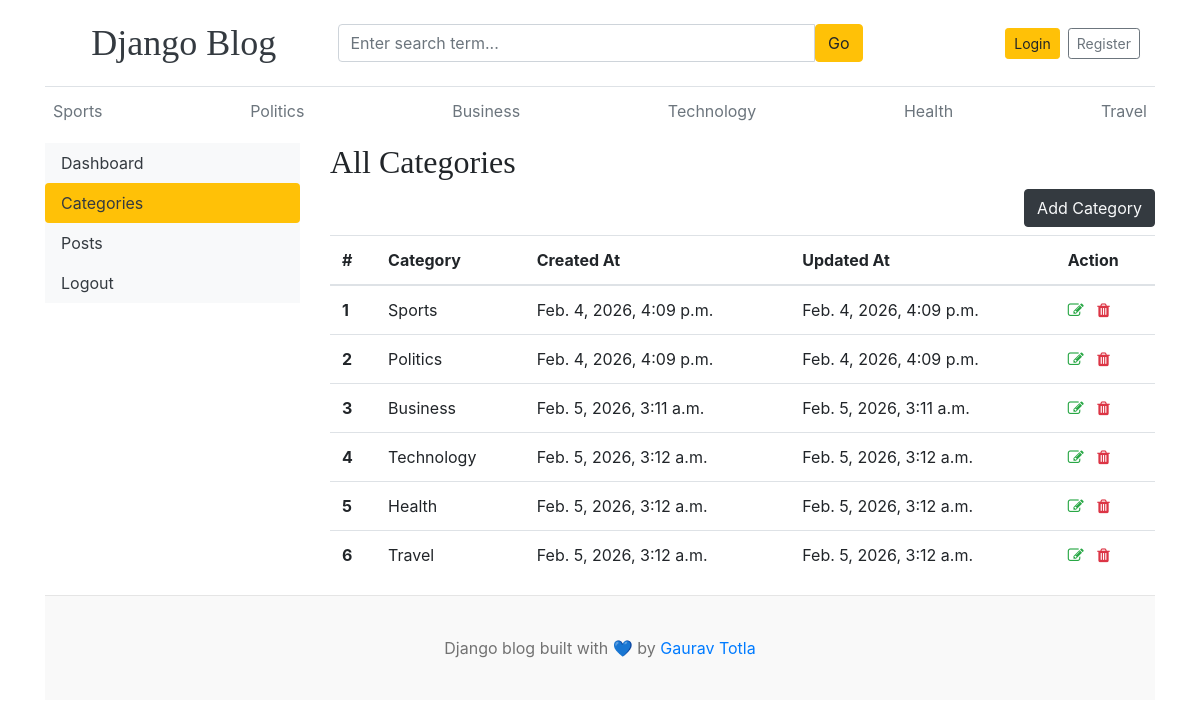
/dashboard/categories/, run on the app's committed database.
### blogs/models.py (models this page shows)
class Category(models.Model):
    category_name = models.CharField(max_length=50, unique=True)
    created_at = models.DateTimeField(auto_now_add=True)
    updated_at = models.DateTimeField(auto_now=True)
    class Meta:
        verbose_name_plural = 'categories'
    def __str__(self):
        return self.category_name

### dashboards/views.py (the view)
# urls.py: path('categories/',views.categories,name="categories"),
def categories(request):
    return render(request,"dashboard/categories.html")

### blogs/context_processors.py (called while the page is built)
def get_categories(request):
    categories = Category.objects.all()
    return dict(categories=categories)

def get_social_links(request):
    social_links = SocialLink.objects.all()
    return dict(social_links=social_links)

### templates/dashboard/categories.html (shortened to what this page needs)
{% extends "base.html" %}
{% block content %}
        <div class="row">
            {% include "dashboard/sidebar.html" %}
            <div class="col-md-9">
                <h2 style="bold">All Categories</h2>
                <a href="{% url "add_category" %}" class="btn btn-dark text-light float-right mb-2">Add Category</a>
                <table class="table">
                        <thead>
                            <tr>
                            <th scope="col">#</th>
                            <th scope="col">Category</th>
                            <th scope="col">Created At</th>
                            <th scope="col">Updated At</th>
                            <th scope="col">Action</th>
                            </tr>
                        </thead>
                        <tbody>
                            {% for cat in categories %}
                            <tr>
                            <th scope="row">{{ forloop.counter }}</th>
                            <td>{{ cat.category_name }}</td>
                            <td>{{ cat.created_at }}</td>
                            <td>{{ cat.updated_at }}</td>
                            <td>
                                <a href="{% url "edit_category" cat.id %}"><i class="fa fa-edit text-success" style="cursor: pointer;"></i><a>
                                <a href="{% url "delete_category" cat.id %}"><i class="fa fa-trash text-danger" style="cursor: pointer;"></i></a>
                            </td>
                            </tr>
                            {% endfor %}
                        </tbody>
                </table>
            </div>
        </div>
{% endblock content %}

### templates/base.html (shortened to what this page needs)
{% load static %}
<!DOCTYPE html>
<html lang="en">
<head>
    <link href="https://getbootstrap.com/docs/4.0/dist/css/bootstrap.min.css" rel="stylesheet">
    <link href="{% static 'css/blog.css' %}" rel="stylesheet">
    <link rel="stylesheet" href="https://cdnjs.cloudflare.com/ajax/libs/font-awesome/4.7.0/css/font-awesome.min.css">
  </head>
<body>
    <div class="container">
      <header class="blog-header py-3 border-bottom">
        <div class="container">
          <div class="row align-items-center text-center text-md-start">
            <div class="col-12 col-md-3 mb-2 mb-md-0">
              <a class="blog-header-logo text-dark text-decoration-none fs-4" href="/">
                Django Blog
              </a>
            </div>
            <div class="col-12 col-md-6 mb-2 mb-md-0">
              <form action="{% url 'search' %}" method="GET">
                <div class="input-group">
                  <input
                    class="form-control"
                    type="text"
                    name="keyword"
                    value="{{ keyword }}"
                    placeholder="Enter search term..."
                  />
                  <button class="btn btn-warning" type="submit">Go</button>
                </div>
              </form>
            </div>
            <div class="col-12 col-md-3 d-flex justify-content-center justify-content-md-end gap-2">
              {% if not user.is_authenticated %}
                <a class="btn btn-sm btn-warning" href="{% url 'login' %}">Login</a>
                <a class="btn btn-sm btn-outline-secondary ml-2" href="{% url 'register' %}">Register</a>
              {% else %}
                <a class="btn btn-sm btn-warning" href="{% url 'dashboard' %}">Dashboard</a>
                <a class="btn btn-sm btn-outline-secondary ml-2" href="{% url 'logout' %}">Logout</a>
              {% endif %}
            </div>
          </div>
        </div>
      </header>
      <div class="nav-scroller py-1 mb-2">
        <nav class="nav d-flex justify-content-between">
          {% for cat in categories %}
          <a class="p-2 text-muted" href="{% url "posts_by_category" cat.id %}">{{ cat }}</a>
          {% endfor %}
        </nav>
      </div>
{% block content %}
{% endblock  %}
        <footer class="blog-footer">
    <p>Django blog built with &#128153; by <a href="#">Gaurav Totla</a></p>
    </footer>
</body>
</html>

### blog_main/static/css/blog.css (style rules this page uses)
.blog-header { border-bottom: 1px solid #e5e5e5; }
.blog-header-logo { font-family: "Playfair Display", Georgia, "Times New Roman", serif; font-size: 2.25rem; }
h1, h2, h3, h4, h5, h6 { font-family: "Playfair Display", Georgia, "Times New Roman", serif; }
.blog-footer { padding: 2.5rem 0; color: #727272; text-align: center; background-color: #f9f9f9; border-top: .05rem solid #e5e5e5; }
.blog-footer p:last-child { margin-bottom: 0; }

### data on the page
Category: category_name "Sports", created_at "Feb. 4, 2026, 4:09 p.m.", updated_at "Feb. 4, 2026, 4:09 p.m."
Category: category_name "Politics", created_at "Feb. 4, 2026, 4:09 p.m.", updated_at "Feb. 4, 2026, 4:09 p.m."
Category: category_name "Business", created_at "Feb. 5, 2026, 3:11 a.m.", updated_at "Feb. 5, 2026, 3:11 a.m."
Category: category_name "Technology", created_at "Feb. 5, 2026, 3:12 a.m.", updated_at "Feb. 5, 2026, 3:12 a.m."
Category: category_name "Health", created_at "Feb. 5, 2026, 3:12 a.m.", updated_at "Feb. 5, 2026, 3:12 a.m."
Category: category_name "Travel", created_at "Feb. 5, 2026, 3:12 a.m.", updated_at "Feb. 5, 2026, 3:12 a.m."
